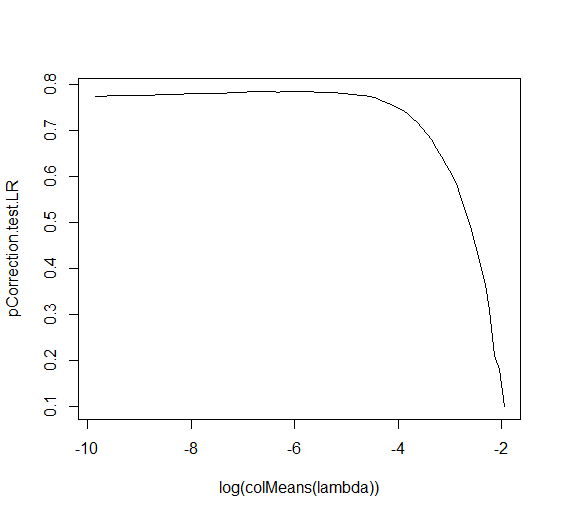

The script that drew this image:
#reshape the dataset
dim(training.data) <- c(num.class * num.training, d) # Reshape training data to 2-dim matrix
dim(test.data) <- c(num.class * num.test, d) # Same for test.
training.label <- rep(0:9, num.training) # Labels of training data.
test.label <- rep(0:9, num.test) # Labels of test data

#install glmnet packages
install.packages("glmnet", repos = "http://cran.us.r-project.org")
library("glmnet")

#divide training data into training and validation parts to compute optimal lambda
set.seed(123)
accuracy=matrix(0,nrow=5,ncol=86)
lambda=matrix(0,nrow=5,ncol=86)
for(i in 1:5){
  
  train_ind0=sample((nrow(training.data[rownames(training.data)=="0",])), 
                    size=400,replace = FALSE, prob = NULL) #sample rows
  train0=training.data[train_ind0, ]#get the training set of class 0
  test0=training.data[-train_ind0, ]#get the test set of class 0
  
  train_ind1=sample((nrow(training.data[rownames(training.data)=="1",])), 
                    size=400,replace = FALSE, prob = NULL) #sample rows
  train1=training.data[train_ind1, ]#get the training set of class 1
  test1=training.data[-train_ind1, ]#get the test set of class 1
  
  train_ind2=sample((nrow(training.data[rownames(training.data)=="2",])), 
                    size=400,replace = FALSE, prob = NULL) 
  train2=training.data[train_ind2, ]
  test2=training.data[-train_ind2, ]
  
  train_ind3=sample((nrow(training.data[rownames(training.data)=="3",])), 
                    size=400,replace = FALSE, prob = NULL) 
  train3=training.data[train_ind3, ]
  test3=training.data[-train_ind3, ]
  
  train_ind4=sample((nrow(training.data[rownames(training.data)=="4",])), 
                    size=400,replace = FALSE, prob = NULL) 
  train4=training.data[train_ind4, ]
  test4=training.data[-train_ind4, ]
  
  train_ind5=sample((nrow(training.data[rownames(training.data)=="5",])), 
                    size=400,replace = FALSE, prob = NULL) 
  train5=training.data[train_ind5, ]
  test5=training.data[-train_ind5, ]
  
  train_ind6=sample((nrow(training.data[rownames(training.data)=="6",])), 
                    size=400,replace = FALSE, prob = NULL) 
  train6=training.data[train_ind6, ]
  test6=training.data[-train_ind6, ]
  
  train_ind7=sample((nrow(training.data[rownames(training.data)=="7",])), 
                    size=400,replace = FALSE, prob = NULL) 
  train7=training.data[train_ind7, ]
  test7=training.data[-train_ind7, ]
  
  train_ind8=sample((nrow(training.data[rownames(training.data)=="8",])), 
                    size=400,replace = FALSE, prob = NULL) 
  train8=training.data[train_ind8, ]
  test8=training.data[-train_ind8, ]
  
  train_ind9=sample((nrow(training.data[rownames(training.data)=="9",])), 
                    size=400,replace = FALSE, prob = NULL) 
  train9=training.data[train_ind9, ]
  test9=training.data[-train_ind9, ]
  
  train=rbind(train0,train1,train2,train3,train4,train5,train6,train7,train8,train9)
  test=rbind(test0,test1,test2,test3,test4,test5,test6,test7,test8,test9)
  
  #do logistic regression on the sampled training set
  model=glmnet(train,rownames(train),"multinomial")
  lambda[i,]=t(model$lambda)
  for(j in 1:length(model$lambda)){
    yHat=predict(model,test,model$lambda[j],"class")
    accuracy[i,j]=mean(yHat==rownames(test))
  }
}
pCorrection.test.LR=colMeans(accuracy)
lambda.optimal=mean(lambda[,apply(t(pCorrection.test.LR),1,which.max)])
plot(log(colMeans(lambda)),pCorrection.test.LR,type="l")
#get lambda.optimal=0.002615186 

#do logistic regression on the whole training data
model=glmnet(training.data,training.label,"multinomial")

#do test on test data
yHat.train=predict(model,training.data,lambda.optimal,"class")
yHat.test=predict(model,test.data,lambda.optimal,"class")
accuracy.test=mean((yHat.test==test.label))#accuracy.test=0.8678
accuracy.train=mean((yHat.train==training.label))#accuracy.train=0.9192
  
